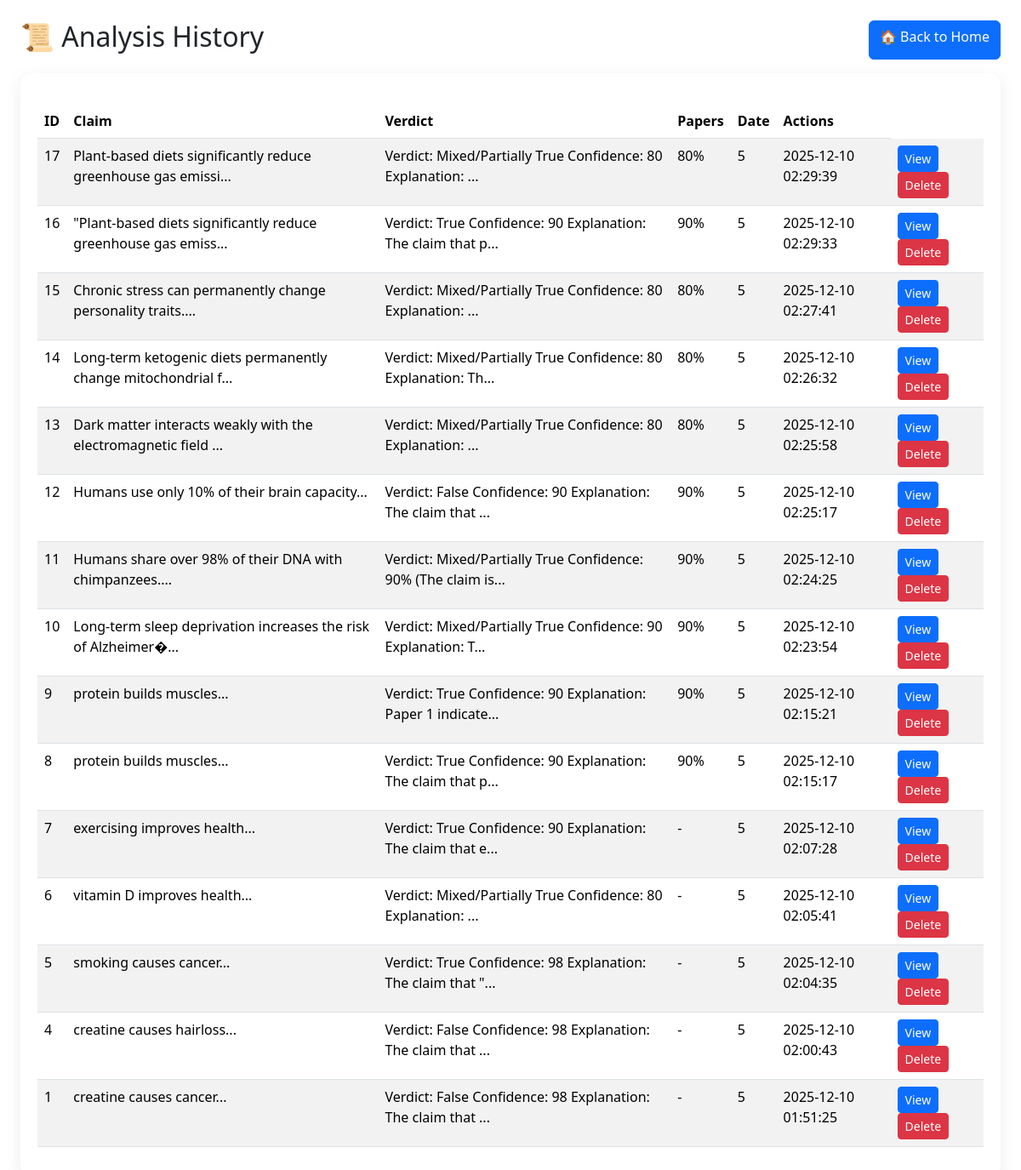
/MachineLearning/frontend/history.php, run on the app's committed database.
### tables this page shows
CREATE TABLE `claims` (
  `id` int(11) NOT NULL,
  `claim_text` text NOT NULL,
  `verdict` text DEFAULT NULL,
  `created_at` timestamp NOT NULL DEFAULT current_timestamp(),
  `truth_score` int(11) DEFAULT 0
);

### MachineLearning/frontend/history.php (the view, shortened to what this page needs)
<?php
$pdo = new PDO("mysql:host=localhost;dbname=fact_checker", "root", "");
?>
<?php
$sql = "
    SELECT c.*,
    (SELECT COUNT(*) FROM claim_papers WHERE claim_id = c.id) AS paper_count
    FROM claims c ORDER BY created_at DESC
";
$stmt = $pdo->query($sql);
$claims = $stmt->fetchAll(PDO::FETCH_ASSOC);
?>
<!DOCTYPE html>
<html>
<head>
<link href="https://cdn.jsdelivr.net/npm/bootstrap@5.3.2/dist/css/bootstrap.min.css" rel="stylesheet">
</head>
<body class="p-4">
<div class="d-flex justify-content-between mb-3">
    <h2>📜 Analysis History</h2>
    <a href="index.php" class="btn btn-primary">🏠 Back to Home</a>
</div>
<div class="table-container">
<table class="table table-striped mt-3">
    <thead>
        <tr>
            <th>ID</th>
            <th>Claim</th>
            <th>Verdict</th>
            <th>Papers</th>
            <th>Date</th>
            <th>Actions</th>
        </tr>
    </thead>
    <tbody>
    <?php foreach ($claims as $c): ?>
    <tr>
        <td><?= $c["id"] ?></td>
        <td><?= htmlspecialchars(substr($c["claim_text"], 0, 60)) ?>...</td>
        <td><?= htmlspecialchars(substr($c["verdict"], 0, 60)) ?>...</td>
        <td>
            <?php if (!empty($c["truth_score"])): ?>
                <?= $c["truth_score"] ?>%
            <?php else: ?>
                -
            <?php endif; ?>
        </td>
        <td><?= $c["paper_count"] ?></td>
        <td><?= $c["created_at"] ?></td>
        <td>
            <a class="btn btn-sm btn-primary" href="history.php?id=<?= $c["id"] ?>">View</a>
            <a class="btn btn-sm btn-danger" href="delete.php?id=<?= $c["id"] ?>"
               onclick="return confirm('Delete this entry?')">Delete</a>
        </td>
    </tr>
    <?php endforeach; ?>
    </tbody>
</table>
</div>
</body>
</html>

### MachineLearning/frontend/history.php (style rules this page uses)
.table-container { background: white; padding: 20px; border-radius: 14px; box-shadow: 0 6px 20px rgba(0,0,0,0.08); }

### data on the page
claims: id "17", claim_text "Plant-based diets significantly reduce greenhouse gas emissi", verdict "Verdict: Mixed/Partially True Confidence: 80 Explanation:", truth_score "80", paper_count "5", created_at "2025-12-10 02:29:39"
claims: id "16", claim_text "\"Plant-based diets significantly reduce greenhouse gas emiss", verdict "Verdict: True Confidence: 90 Explanation: The claim that p", truth_score "90", paper_count "5", created_at "2025-12-10 02:29:33"
claims: id "15", claim_text "Chronic stress can permanently change personality traits.", verdict "Verdict: Mixed/Partially True Confidence: 80 Explanation:", truth_score "80", paper_count "5", created_at "2025-12-10 02:27:41"
claims: id "14", claim_text "Long-term ketogenic diets permanently change mitochondrial f", verdict "Verdict: Mixed/Partially True Confidence: 80 Explanation: Th", truth_score "80", paper_count "5", created_at "2025-12-10 02:26:32"
claims: id "13", claim_text "Dark matter interacts weakly with the electromagnetic field", verdict "Verdict: Mixed/Partially True Confidence: 80 Explanation:", truth_score "80", paper_count "5", created_at "2025-12-10 02:25:58"
claims: id "12", claim_text "Humans use only 10% of their brain capacity", verdict "Verdict: False Confidence: 90 Explanation: The claim that", truth_score "90", paper_count "5", created_at "2025-12-10 02:25:17"
claims: id "11", claim_text "Humans share over 98% of their DNA with chimpanzees.", verdict "Verdict: Mixed/Partially True Confidence: 90% (The claim is", truth_score "90", paper_count "5", created_at "2025-12-10 02:24:25"
claims: id "10", claim_text "Long-term sleep deprivation increases the risk of Alzheimer�", verdict "Verdict: Mixed/Partially True Confidence: 90 Explanation: T", truth_score "90", paper_count "5", created_at "2025-12-10 02:23:54"
claims: id "9", claim_text "protein builds muscles", verdict "Verdict: True Confidence: 90 Explanation: Paper 1 indicate", truth_score "90", paper_count "5", created_at "2025-12-10 02:15:21"
claims: id "8", claim_text "protein builds muscles", verdict "Verdict: True Confidence: 90 Explanation: The claim that p", truth_score "90", paper_count "5", created_at "2025-12-10 02:15:17"
claims: id "7", claim_text "exercising improves health", verdict "Verdict: True Confidence: 90 Explanation: The claim that e", paper_count "5", created_at "2025-12-10 02:07:28"
claims: id "6", claim_text "vitamin D improves health", verdict "Verdict: Mixed/Partially True Confidence: 80 Explanation:", paper_count "5", created_at "2025-12-10 02:05:41"
claims: id "5", claim_text "smoking causes cancer", verdict "Verdict: True Confidence: 98 Explanation: The claim that \"", paper_count "5", created_at "2025-12-10 02:04:35"
claims: id "4", claim_text "creatine causes hairloss", verdict "Verdict: False Confidence: 98 Explanation: The claim that", paper_count "5", created_at "2025-12-10 02:00:43"
claims: id "1", claim_text "creatine causes cancer", verdict "Verdict: False Confidence: 98 Explanation: The claim that", paper_count "5", created_at "2025-12-10 01:51:25"
